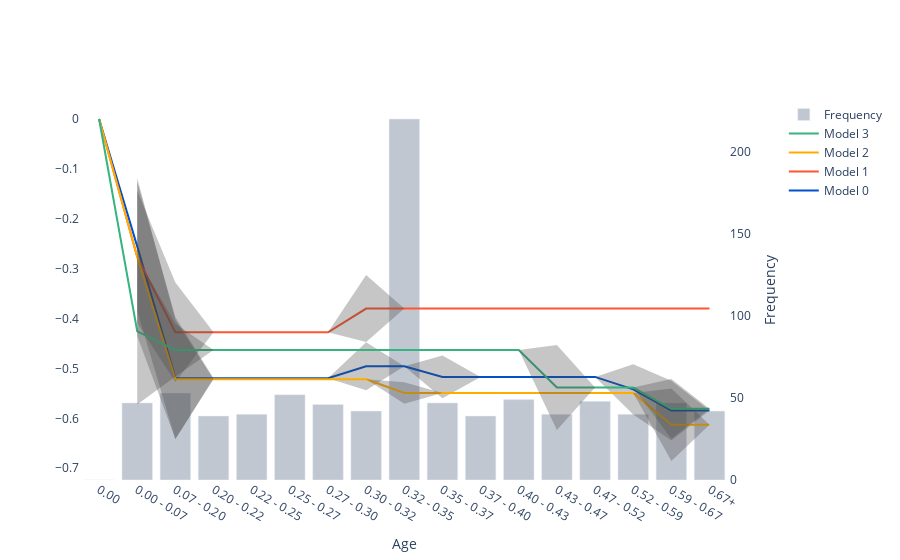

Write notebook code for a chart like this one.
### Code cell
plot_ale([m1,m2,m3,m4,m5], [x.xs,x.xs,x.xs,x.xs], "Age")

### Figure 1 — Plotly figure (JSON) as saved in the notebook; plotly's stock layout.template omitted (floating-point values rounded to 4 significant figures)
{"data": [{"line": {"color": "#0052CC"}, "mode": "lines", "name": "Model 0", "type": "scatter", "x": ["0.00", "0.00 - 0.07", "0.07 - 0.20", "0.20 - 0.22", "0.22 - 0.25", "0.25 - 0.27", "0.27 - 0.30", "0.30 - 0.32", "0.32 - 0.35", "0.35 - 0.37", "0.37 - 0.40", "0.40 - 0.43", "0.43 - 0.47", "0.47 - 0.52", "0.52 - 0.59", "0.59 - 0.67", "0.67+"], "xaxis": "x", "y": [0, -0.2553, -0.5195, -0.5195, -0.5195, -0.5195, -0.5195, -0.4957, -0.4957, -0.5169, -0.5169, -0.5169, -0.5169, -0.5169, -0.5419, -0.5845, -0.5845], "yaxis": "y2"}, {"line": {"width": 0}, "marker": {"color": "#444"}, "mode": "lines", "name": "Upper Bound", "showlegend": false, "type": "scatter", "x": ["0.00", "0.00 - 0.07", "0.07 - 0.20", "0.20 - 0.22", "0.22 - 0.25", "0.25 - 0.27", "0.27 - 0.30", "0.30 - 0.32", "0.32 - 0.35", "0.35 - 0.37", "0.37 - 0.40", "0.40 - 0.43", "0.43 - 0.47", "0.47 - 0.52", "0.52 - 0.59", "0.59 - 0.67", "0.67+"], "xaxis": "x", "y": [null, -0.1259, -0.3968, -0.5195, -0.5195, -0.5195, -0.5195, -0.4476, -0.4957, -0.4741, -0.5169, -0.5169, -0.5169, -0.5169, -0.4914, -0.5246, -0.5845], "yaxis": "y2"}, {"fill": "tonexty", "fillcolor": "rgba(68, 68, 68, 0.3)", "line": {"width": 0}, "marker": {"color": "#444"}, "mode": "lines", "name": "Lower Bound", "showlegend": false, "type": "scatter", "x": ["0.00", "0.00 - 0.07", "0.07 - 0.20", "0.20 - 0.22", "0.22 - 0.25", "0.25 - 0.27", "0.27 - 0.30", "0.30 - 0.32", "0.32 - 0.35", "0.35 - 0.37", "0.37 - 0.40", "0.40 - 0.43", "0.43 - 0.47", "0.47 - 0.52", "0.52 - 0.59", "0.59 - 0.67", "0.67+"], "xaxis": "x", "y": [null, -0.3847, -0.6422, -0.5195, -0.5195, -0.5195, -0.5195, -0.5437, -0.4957, -0.5598, -0.5169, -0.5169, -0.5169, -0.5169, -0.5925, -0.6444, -0.5845], "yaxis": "y2"}, {"line": {"color": "#FF5630"}, "mode": "lines", "name": "Model 1", "type": "scatter", "x": ["0.00", "0.00 - 0.07", "0.07 - 0.20", "0.20 - 0.22", "0.22 - 0.25", "0.25 - 0.27", "0.27 - 0.30", "0.30 - 0.32", "0.32 - 0.35", "0.35 - 0.37", "0.37 - 0.40", "0.40 - 0.43", "0.43 - 0.47", "0.47 - 0.52", "0.52 - 0.59", "0.59 - 0.67", "0.67+"], "xaxis": "x", "y": [0, -0.2766, -0.4275, -0.4275, -0.4275, -0.4275, -0.4275, -0.3799, -0.3799, -0.3799, -0.3799, -0.3799, -0.3799, -0.3799, -0.3799, -0.3799, -0.3799], "yaxis": "y2"}, {"line": {"width": 0}, "marker": {"color": "#444"}, "mode": "lines", "name": "Upper Bound", "showlegend": false, "type": "scatter", "x": ["0.00", "0.00 - 0.07", "0.07 - 0.20", "0.20 - 0.22", "0.22 - 0.25", "0.25 - 0.27", "0.27 - 0.30", "0.30 - 0.32", "0.32 - 0.35", "0.35 - 0.37", "0.37 - 0.40", "0.40 - 0.43", "0.43 - 0.47", "0.47 - 0.52", "0.52 - 0.59", "0.59 - 0.67", "0.67+"], "xaxis": "x", "y": [null, -0.1438, -0.3279, -0.4275, -0.4275, -0.4275, -0.4275, -0.3128, -0.3799, -0.3799, -0.3799, -0.3799, -0.3799, -0.3799, -0.3799, -0.3799, -0.3799], "yaxis": "y2"}, {"fill": "tonexty", "fillcolor": "rgba(68, 68, 68, 0.3)", "line": {"width": 0}, "marker": {"color": "#444"}, "mode": "lines", "name": "Lower Bound", "showlegend": false, "type": "scatter", "x": ["0.00", "0.00 - 0.07", "0.07 - 0.20", "0.20 - 0.22", "0.22 - 0.25", "0.25 - 0.27", "0.27 - 0.30", "0.30 - 0.32", "0.32 - 0.35", "0.35 - 0.37", "0.37 - 0.40", "0.40 - 0.43", "0.43 - 0.47", "0.47 - 0.52", "0.52 - 0.59", "0.59 - 0.67", "0.67+"], "xaxis": "x", "y": [null, -0.4094, -0.5272, -0.4275, -0.4275, -0.4275, -0.4275, -0.4471, -0.3799, -0.3799, -0.3799, -0.3799, -0.3799, -0.3799, -0.3799, -0.3799, -0.3799], "yaxis": "y2"}, {"line": {"color": "#FFAB00"}, "mode": "lines", "name": "Model 2", "type": "scatter", "x": ["0.00", "0.00 - 0.07", "0.07 - 0.20", "0.20 - 0.22", "0.22 - 0.25", "0.25 - 0.27", "0.27 - 0.30", "0.30 - 0.32", "0.32 - 0.35", "0.35 - 0.37", "0.37 - 0.40", "0.40 - 0.43", "0.43 - 0.47", "0.47 - 0.52", "0.52 - 0.59", "0.59 - 0.67", "0.67+"], "xaxis": "x", "y": [0, -0.2766, -0.5219, -0.5219, -0.5219, -0.5219, -0.5219, -0.5219, -0.5492, -0.5492, -0.5492, -0.5492, -0.5492, -0.5492, -0.5492, -0.613, -0.613], "yaxis": "y2"}, {"line": {"width": 0}, "marker": {"color": "#444"}, "mode": "lines", "name": "Upper Bound", "showlegend": false, "type": "scatter", "x": ["0.00", "0.00 - 0.07", "0.07 - 0.20", "0.20 - 0.22", "0.22 - 0.25", "0.25 - 0.27", "0.27 - 0.30", "0.30 - 0.32", "0.32 - 0.35", "0.35 - 0.37", "0.37 - 0.40", "0.40 - 0.43", "0.43 - 0.47", "0.47 - 0.52", "0.52 - 0.59", "0.59 - 0.67", "0.67+"], "xaxis": "x", "y": [null, -0.1181, -0.4022, -0.5219, -0.5219, -0.5219, -0.5219, -0.5219, -0.5275, -0.5492, -0.5492, -0.5492, -0.5492, -0.5492, -0.5492, -0.5404, -0.613], "yaxis": "y2"}, {"fill": "tonexty", "fillcolor": "rgba(68, 68, 68, 0.3)", "line": {"width": 0}, "marker": {"color": "#444"}, "mode": "lines", "name": "Lower Bound", "showlegend": false, "type": "scatter", "x": ["0.00", "0.00 - 0.07", "0.07 - 0.20", "0.20 - 0.22", "0.22 - 0.25", "0.25 - 0.27", "0.27 - 0.30", "0.30 - 0.32", "0.32 - 0.35", "0.35 - 0.37", "0.37 - 0.40", "0.40 - 0.43", "0.43 - 0.47", "0.47 - 0.52", "0.52 - 0.59", "0.59 - 0.67", "0.67+"], "xaxis": "x", "y": [null, -0.4351, -0.6416, -0.5219, -0.5219, -0.5219, -0.5219, -0.5219, -0.5708, -0.5492, -0.5492, -0.5492, -0.5492, -0.5492, -0.5492, -0.6855, -0.613], "yaxis": "y2"}, {"line": {"color": "#36B37E"}, "mode": "lines", "name": "Model 3", "type": "scatter", "x": ["0.00", "0.00 - 0.07", "0.07 - 0.20", "0.20 - 0.22", "0.22 - 0.25", "0.25 - 0.27", "0.27 - 0.30", "0.30 - 0.32", "0.32 - 0.35", "0.35 - 0.37", "0.37 - 0.40", "0.40 - 0.43", "0.43 - 0.47", "0.47 - 0.52", "0.52 - 0.59", "0.59 - 0.67", "0.67+"], "xaxis": "x", "y": [0, -0.4255, -0.4633, -0.4633, -0.4633, -0.4633, -0.4633, -0.4633, -0.4633, -0.4633, -0.4633, -0.4633, -0.5383, -0.5383, -0.5383, -0.5808, -0.5808], "yaxis": "y2"}, {"line": {"width": 0}, "marker": {"color": "#444"}, "mode": "lines", "name": "Upper Bound", "showlegend": false, "type": "scatter", "x": ["0.00", "0.00 - 0.07", "0.07 - 0.20", "0.20 - 0.22", "0.22 - 0.25", "0.25 - 0.27", "0.27 - 0.30", "0.30 - 0.32", "0.32 - 0.35", "0.35 - 0.37", "0.37 - 0.40", "0.40 - 0.43", "0.43 - 0.47", "0.47 - 0.52", "0.52 - 0.59", "0.59 - 0.67", "0.67+"], "xaxis": "x", "y": [null, -0.2788, -0.4102, -0.4633, -0.4633, -0.4633, -0.4633, -0.4633, -0.4633, -0.4633, -0.4633, -0.4633, -0.453, -0.5383, -0.5383, -0.5209, -0.5808], "yaxis": "y2"}, {"fill": "tonexty", "fillcolor": "rgba(68, 68, 68, 0.3)", "line": {"width": 0}, "marker": {"color": "#444"}, "mode": "lines", "name": "Lower Bound", "showlegend": false, "type": "scatter", "x": ["0.00", "0.00 - 0.07", "0.07 - 0.20", "0.20 - 0.22", "0.22 - 0.25", "0.25 - 0.27", "0.27 - 0.30", "0.30 - 0.32", "0.32 - 0.35", "0.35 - 0.37", "0.37 - 0.40", "0.40 - 0.43", "0.43 - 0.47", "0.47 - 0.52", "0.52 - 0.59", "0.59 - 0.67", "0.67+"], "xaxis": "x", "y": [null, -0.5723, -0.5163, -0.4633, -0.4633, -0.4633, -0.4633, -0.4633, -0.4633, -0.4633, -0.4633, -0.4633, -0.6236, -0.5383, -0.5383, -0.6407, -0.5808], "yaxis": "y2"}, {"marker": {"color": "#C1C7D0"}, "name": "Frequency", "type": "bar", "x": ["0.00", "0.00 - 0.07", "0.07 - 0.20", "0.20 - 0.22", "0.22 - 0.25", "0.25 - 0.27", "0.27 - 0.30", "0.30 - 0.32", "0.32 - 0.35", "0.35 - 0.37", "0.37 - 0.40", "0.40 - 0.43", "0.43 - 0.47", "0.47 - 0.52", "0.52 - 0.59", "0.59 - 0.67", "0.67+"], "xaxis": "x", "y": [0, 47, 53, 39, 40, 52, 46, 42, 220, 47, 39, 49, 40, 48, 40, 47, 42], "yaxis": "y"}], "layout": {"plot_bgcolor": "white", "xaxis": {"anchor": "y", "domain": [0, 0.94], "showgrid": false, "title": {"text": "Age"}}, "yaxis": {"anchor": "x", "domain": [0, 1], "showgrid": false, "side": "right", "title": {"text": "Frequency"}}, "yaxis2": {"anchor": "x", "overlaying": "y", "showgrid": false, "side": "left"}}}
